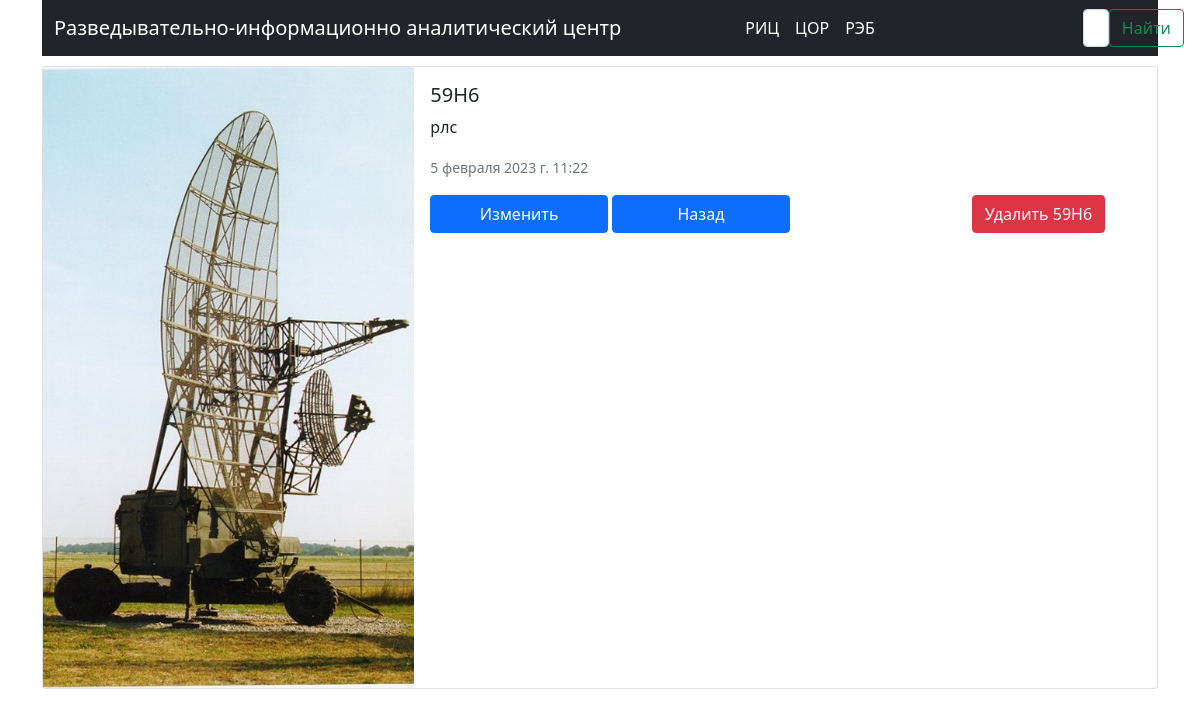
Before: /59n6/ with the older database file.
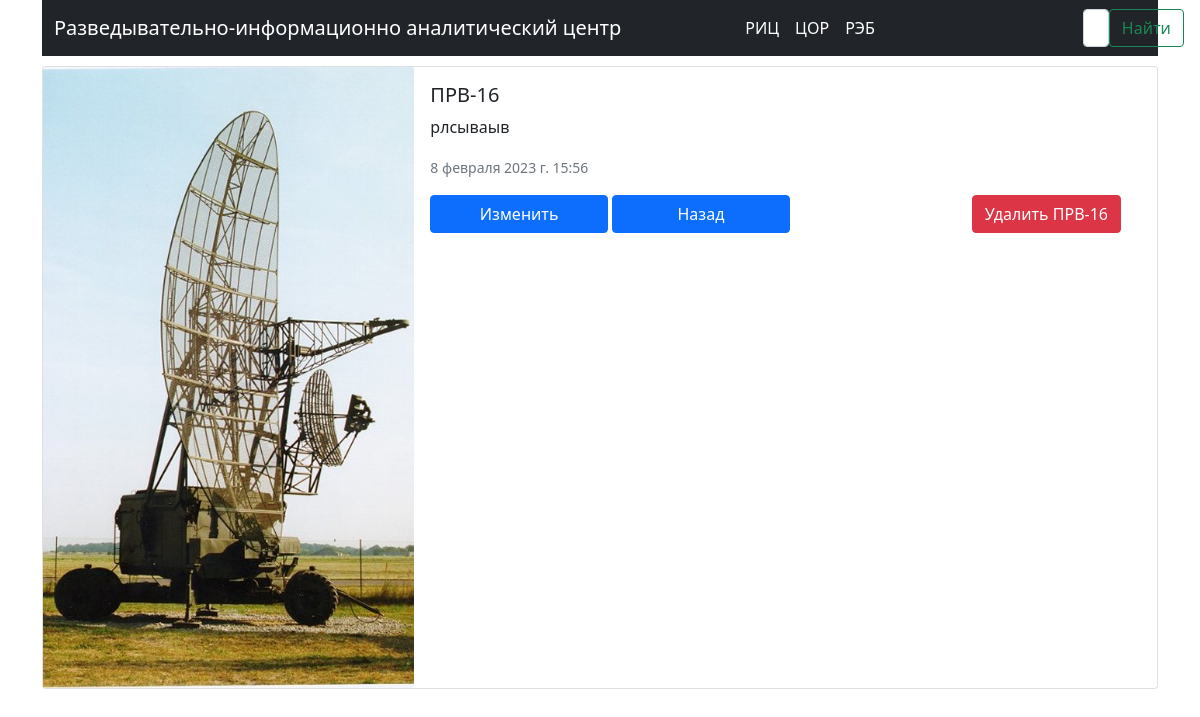
After: the same page with the newer database file.
### ric/models.py (models this page shows, shortened)
class Radar(models.Model):
    title = models.CharField('Название РЛС', max_length=250) # Название РЛС
    slug = models.SlugField('URL', null=False, unique=True) #Слаг
    body = models.TextField('Описание РЛС', null=True) # Описание РЛС
    data = models.DateTimeField('Дата', auto_now=True) # Дата создание записи
    image = models.ImageField(upload_to='images/', blank=True)
    class Meta:
        verbose_name = 'РЛС' # Название РЛС ед. число
        verbose_name_plural = 'РЛС' # Название РЛС мн. число

### ric/views.py (the view)
# urls.py: path('<slug:radar>/', views.radar_detail, name='radar_detail'),
def radar_detail(request, radar):
    radar = get_object_or_404(Radar, slug=radar)
    return render(request, 'radar_detail.html', {'rls': radar})

### ric/templates/radar_detail.html (shortened to what this page needs)
{% extends 'index.html' %}
{% block content %}
<div class="card mb-0" style="margin:0 auto;">
  <div class="row g-0">
    <div class="col-md-4">
      <img src="{{ rls.image.url }}" class="card-img-top" alt="{{ rls.title }}" title="{{ rls.title }}">
    </div>
    <div class="col-md-8">
      <div class="card-body">
        <h5 class="card-title">{{ rls.title }}</h5>
        <p class="card-text">{{ rls.body  }}</p>
        <p class="card-text"><small class="text-muted">{{ rls.data  }}</small></p>
          <a href="{%url 'ric:edit_rls' rls.pk %}" class="btn btn-primary" style="width: 25%;">Изменить</a>
          <a href="{%url 'ric:list_radar'%}" class="btn btn-primary" style="width: 25%;">Назад</a>
          <a href="{%url 'ric:del_rls' rls.pk %}" class="btn btn-danger"
             style="margin-left:25%;">Удалить {{ rls.title }}</a>
      </div>
    </div>
  </div>
</div>
{% endblock %}

Changed rows visible on the page:
changed Radar: title "59Н6" → "ПРВ-16"; body "рлс" → "рлсываыв"; data "5 февраля 2023 г. 11:22" → "8 февраля 2023 г. 15:56"
